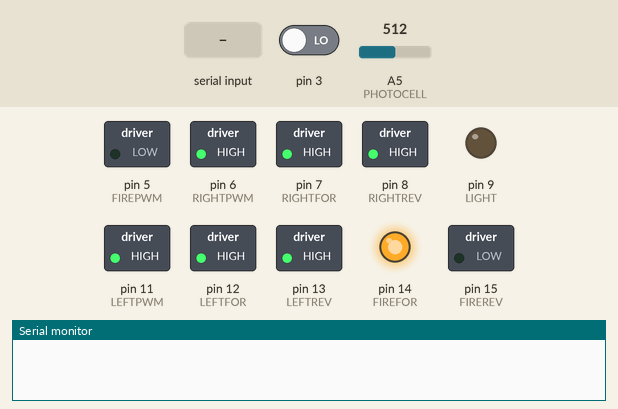
This sketch was run on a simulated Arduino Uno, built with avr-gcc and run on an emulated ATmega328P. Shown: switched loads named in the sketch (green lamp = pin HIGH), output pins drawn as LEDs (lit = HIGH), the last lines printed to the serial monitor. The inputs (shaded band) are chosen by the test bench; at power-on: pin 3 LOW, A5 (PHOTOCELL) = 512.

Above: at 2.2 s.
2.3 s: "90,45\n" received over Serial
At 3.1 s:
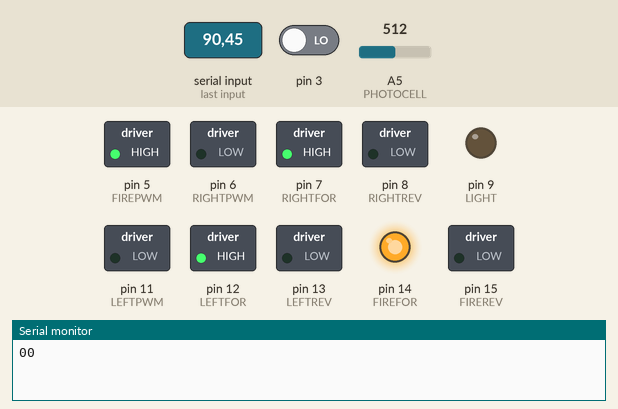
At 3.7 s:
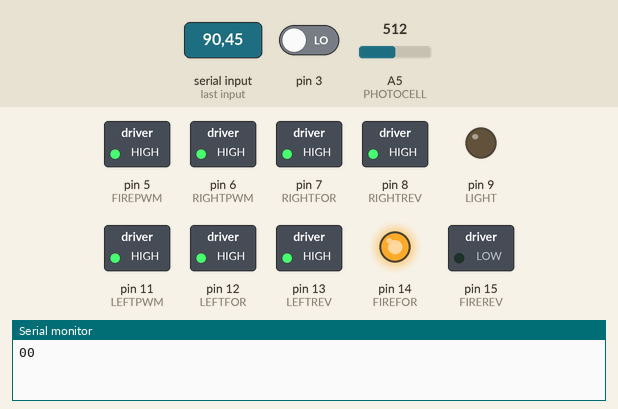
4.8 s: "t90\n" received over Serial
At 5.2 s:
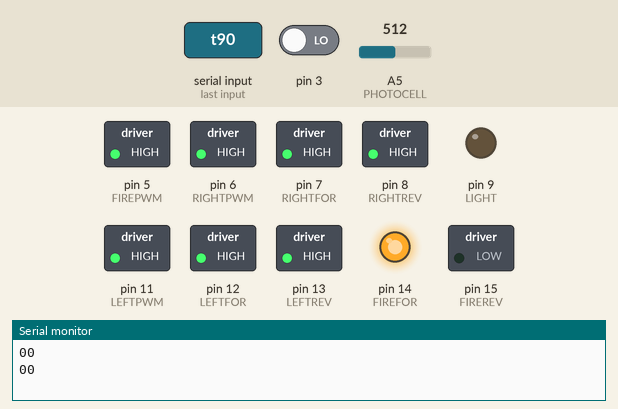
6.3 s: byte 35 ('#') received over Serial
Timing chart, 0 to 9.3 s (numbered marks = the images above; inputs shaded):
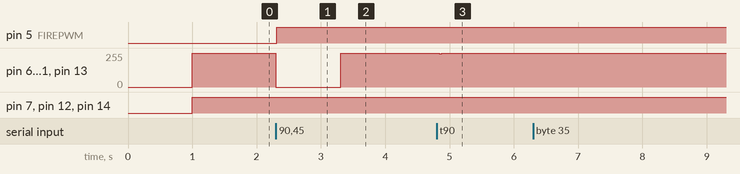

The sketch:

Arduino_Lego_Tank.ino
```cpp
#include <digitalWriteFast.h>

#define LIGHT 9
#define PHOTOCELL 19
//LIGHT CONTROL/INTERFACE PINS

#define ENCODERA 3
#define ENCODERB 17
//FIRING MOTOR ENCODER PINS

#define RIGHTPWM 6
#define RIGHTFOR 7
#define RIGHTREV 8
//RIGHT MOTOR PINS

#define LEFTPWM 11
#define LEFTFOR 12
#define LEFTREV 13
//LEFT MOTOR PINS

#define FIREPWM 5
#define FIREFOR 14
#define FIREREV 15
//FIRING MOTOR PINS

int timeout = 1000;
//Comms timeout--if data is not received within this time
//Tank will automatically shut down

String inputString = ""; //for serial data reception
int leftMotor, rightMotor, lightByte;
//values that hold PWM values for motors and lights

boolean manualFlag, fireFlag;//flags that are related to the lights and Rubber Band Guns (RBGs) respectively

double firingMotor, Output, error, lastError, Setpoint;
int kp = 5;
int kd = 15;
//For the PD controller for the Firing Motor
volatile long encoderPos;// for the firing motor

unsigned long calcTime; //timers for controller calculation, data transmission, and speed calculation;
boolean killFlag; // shut down the tank
unsigned long dataTimeout; //timer during serial transfers
long setpointSubtract; //to store encoder position after serial timeout

void setup() {
  Serial.begin(9600); // initialize serial link with WiFly
  delay(1000);

  pinMode(LIGHT, 1); // setting the light driver as output

  pinMode(RIGHTPWM, 1);
  pinMode(RIGHTFOR, 1);
  pinMode(RIGHTREV, 1);
  //setting motor C ports as outputs

  pinMode(LEFTPWM, 1);
  pinMode(LEFTFOR, 1);
  pinMode(LEFTREV, 1);
  //setting motor A ports as outputs

  attachInterrupt(1, encodeForB, CHANGE);
  //attaching an interrupt for the encoder to read motor position

  pinMode(FIREPWM, 1);
  pinMode(FIREFOR, 1);
  pinMode(FIREREV, 1);
  //setting motor B ports as outputs
}

void encodeForB() {
  if(digitalReadFast(ENCODERA) == digitalReadFast(ENCODERB)) {
    encoderPos++;
  }
  else {
    encoderPos--;
  }
  //A quadrature decoder algorithm with 2x decoding
}

//----------------------------------------------------------------

void compute() {
  //an algorithm to drive the firing motor to a set position
  error = encoderPos - Setpoint;
  Output = constrain(kp * error + kd * (error - lastError), -255, 255);
  //if(abs(Output - 4) < 13) Output = 0;
  lastError = error;
  //constraining the output just to make sure
  if(Output < 0) {
    digitalWrite(FIREFOR, LOW);
    digitalWrite(FIREREV, HIGH);
  }
  else {
    digitalWrite(FIREFOR, HIGH);
    digitalWrite(FIREREV, LOW);
  }
  analogWrite(FIREPWM, constrain(abs(Output), 0, 255));
}

//------------------------------------------------------------------

void output() {
  // a function that will set the pins at the
  // appropriate state, to correctly drive the motors
  // *note that in the tank, all of the motors are flipped upside-down
  //  so driving the motors forward will make the motor turn "relatively" in reverse
  //  \--when I say that the motor is turning in reverse, I actually mean that it is turning forward

  //-------------- for left motor
  if(leftMotor < 0) {
    digitalWrite(LEFTREV, HIGH);
    digitalWrite(LEFTFOR, LOW);
    // if the output value for left motor is less than 0,
    //set the H-Bridge drive pins to forward
  }
  else {
    digitalWrite(LEFTREV, LOW);
    digitalWrite(LEFTFOR, HIGH);
    //otherwise set the H-Bridge drive pins to reverse
  }
  byte output1 = constrain(abs(leftMotor), 0, 255);
  analogWrite(LEFTPWM, output1);
  //write the PWM value to the enable pins of the h-bridge

  //-------------- for right motor
  if(rightMotor < 0) {
    digitalWrite(RIGHTREV, HIGH);
    digitalWrite(RIGHTFOR, LOW);
    // if the output value for right motor is less than 0,
    //set the H-Bridge drive pins to forward
  }
  else {
    digitalWrite(RIGHTREV, LOW);
    digitalWrite(RIGHTFOR, HIGH);
    //otherwise set the H-Bridge drive pins to reverse

  }
  byte output2 = constrain(abs(rightMotor), 0, 255);
  analogWrite(RIGHTPWM, output2);
  //write the PWM value to the enable pins of the h-bridge


}

void loop() {
  updateVals();
  if(millis() - calcTime > 10) {
    compute();
    calcTime = millis();
  }
  if(millis() - dataTimeout > timeout) {
    //if a serial timeout is detected
    int SHUTDOWN[] = {
      RIGHTFOR, RIGHTREV, RIGHTPWM, LEFTFOR, LEFTREV, LEFTPWM        };
    for(int i = 0; i < 6; i++) {
      digitalWrite(SHUTDOWN[i], HIGH); //drive motors hard brake
    }
    setpointSubtract = encoderPos;
  }
  else {
    //if the time is appropriate for the position to be calcluated
    output();
    //drive the motors

    if(manualFlag) {
      //if the lights are in manual mode, then set the brightness
      //based on the value in lightByte
      analogWrite(LIGHT, lightByte);
    }

    else {
      //if they are in auto, read the voltage on the photocell
      //programmed with a little bit of hysteresis
      if(analogRead(PHOTOCELL) > 850) {
        //if it is dark
        digitalWrite(LIGHT, HIGH);
      }
      else if(analogRead(PHOTOCELL) < 810) {
        //if it is bright
        digitalWrite(LIGHT, LOW);
      }
    }
  }
}

void updateVals() {
  //Get new tank control parameters from the WiFly
  if(Serial.available()) { //if we have data
    dataTimeout = millis(); //reset timeout counter
    char inChar = Serial.read(); //read the byte
    inputString += inChar; //concatenate with input string
    if(inChar == '#' || inChar == '$' || inChar == '\n' || inChar == '^' || inChar == 't') { //if we detect a "tag byte"
      long number = inputString.toInt(); //convert the "Strung" number into a long
      if(inChar == 't') {
        timeout = number; // setting the timeout if we read a 't'
      }
      if(inChar == '#') {
        //if we read a tag that indicates that the previous integer corresponded to the left motor
        //change the input string to an integer (actually a long), sign it, and constrain it
        leftMotor = constrain(number, -255, 255);
      }
      else if(inChar == '$') {
        //if we read a tag that indicates that the previous integer corresponded to the right motor
        //change the input string to an integer (actually a long), sign it, and constrain it
        rightMotor = constrain(number, -255, 255);
      }
      else if(inChar =='^') {
        //if we read a tag that indicates that the previous integer corresponded to the light settings and brightness,
        //change the input string to an integer (actually a long), and constrain it
        //if we read that the lights are in auto mode (indicated by "999"), then set the manual flag to false
        //otherwise set the manual flag to true
        lightByte = constrain(number, 0, 999);
        if(lightByte == 999) {
          manualFlag = false;
        }
        else {
          manualFlag = true;
        }
      }
      else if(inChar == '\n') {
        //if we read a tag that indicates that the previous integer corresponded to the firing motor
        //change the input string to a double, do some error checking to see if the controller accidentally
        //reset, and if all is good, load its opposite into the setpoint - see output for more details

        //After we receive a newline, we send data from the tank back to the computer
        firingMotor = double(number);

        if(firingMotor > abs(Setpoint - setpointSubtract)) {
          Setpoint = -1 * firingMotor + setpointSubtract; //Rescaling it if the tank reset before
        }

        Serial.print(encoderPos - setpointSubtract); //send the firing motor position

        if(manualFlag) Serial.println("-"); //if lights are in manual, terminate with a "-"
        else if(!digitalRead(LIGHT)) Serial.println("0"); //if the light is off in auto, send a "0"
        else if(digitalRead(LIGHT)) Serial.println("1"); //if the light is on in auto, send a "1"

      }
      inputString = ""; //clear input string after each parse
    }
  }

}
```

Measured:
- after the input at 2.3 s, pin 5 (FIREPWM): LOW → HIGH at once; pin 6 (RIGHTPWM), pin 8 (RIGHTREV), pin 11 (LEFTPWM), pin 13 (LEFTREV): 255/255 → 0/255 at once, → 255/255 1.0 s later
- after the input at 4.8 s, pin 6 (RIGHTPWM), pin 8 (RIGHTREV), pin 11 (LEFTPWM), pin 13 (LEFTREV): 255/255 → 248/255 at once, → 255/255 0.04 s later
